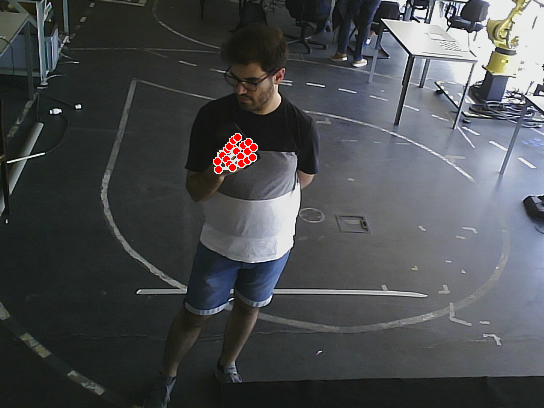
#> input picture data/sample_images/dataset_preprocessing2_2.png, 544 x 408 px
$ python convert.py
#> lines starting #> are read from the running program, lines starting #| are printed output that depends on the picture
import cv2

def delete_top(image_path, delete_ratio):
    # Load the image
#> called with image_path = 'dataset_preprocessing2_2.png', delete_ratio = 0.15
    image = cv2.imread(image_path)
#> image is the input picture: shape (408, 544, 3); mean B, G, R 78.6, 76.7, 73.8

    # Get image dimensions
    height, width = image.shape[:2]
#> height = 408; width = 544

    # Calculate the number of rows to delete based on the delete ratio
    delete_rows = int(height * delete_ratio)
#> delete_rows = 61
    delete_columns = width - int(width * delete_ratio)
#> delete_columns = 463

    # Delete the top rows from the image
    image = image[delete_rows:, :delete_columns]
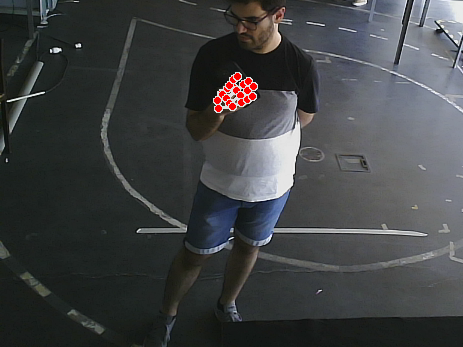
#> image: shape (347, 463, 3); mean B, G, R 67.2, 66.2, 63.9

    return image

# Path to the image
image_path = "dataset_preprocessing2_2.png"

# Ratio of the image to delete from the top (0.0 - 1.0)
delete_ratio = 0.15

# Delete the top part of the image
result_image = delete_top(image_path, delete_ratio)

# Overwrite the initial image file
cv2.imwrite(image_path, result_image)

print("Image overwritten successfully.")
